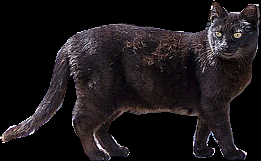
#> input picture data/cat_crops/gato1.png, 261 x 161 px, given as the content of the folder /home/pi/dataset/train/N/, which was not available
$ python create_synthetic_fg_bg.py
#> lines starting #> are read from the running program, lines starting #| are printed output that depends on the picture; after the words box and inside, x2 and y2 are one past the last pixel; in counts of white or black regions, pixels touching at a corner belong together; pictures that were not available may be replaced by others from this repository, and a replacement may not be noted
# -*- coding: utf-8 -*-
"""

@author: DVM
"""
import sys
import os
import cv2
import numpy as np
from random import randint, seed

import argparse
parser = argparse.ArgumentParser()
parser.add_argument("--N", type=int, help="Number of images to generate", action="store",
                    default = 240)
parser.add_argument("--folder_bg", help="Folder with Background images data", action="store",
                    default = '/home/pi/dataset/train/N/')
parser.add_argument("--folder_save", help="Folder to save background+foreground images", action="store",
                    default = '/home/pi/dataset/train/A/')
parser.add_argument("--folder_fg", help="Folder with Foreground images data", action="store",
                    default = '/home/pi/smart_camera_trap_research/data/cat_crops/')

args = parser.parse_args()

N = args.N
folder_fg = args.folder_fg

folder_bg = args.folder_bg
save_folder = args.folder_save

TAMANO = 3 # range 1,2,3,4 (descending size)


if not os.path.isdir(save_folder):
    os.makedirs(save_folder)
    print('Created folder {}'.format(save_folder))

files_fg = [os.path.join(folder_fg,f) for f in os.listdir(folder_fg)]
files_bg = [os.path.join(folder_bg,f) for f in os.listdir(folder_bg)]
files_bg.sort()

def get_random_image(filelist):
    r = np.random.randint(len(filelist))
    img = cv2.imread(filelist[r], cv2.IMREAD_UNCHANGED)
    print(" - Read image {}".format(filelist[r]))
    return img

def get_image_k(filelist,k):
#> called with k = 0
    img = cv2.imread(filelist[k], cv2.IMREAD_UNCHANGED)
#> img is the input picture: shape (161, 261, 4); mean B, G, R, A 24.8, 22.7, 27.3, 127.2
    print(" - Read image {}".format(filelist[k]))
    return img

# https://stackoverflow.com/questions/40895785/using-opencv-to-overlay-transparent-image-onto-another-image
def overlay_transparent(background, overlay, x, y):

    background_width = background.shape[1]
    background_height = background.shape[0]

    if x >= background_width or y >= background_height: # coordinates out of background
        return background

    h, w = overlay.shape[0], overlay.shape[1]

    if x + w > background_width: # out of background width
        w = background_width - x
        overlay = overlay[:, :w]

    if y + h > background_height:
        h = background_height - y
        overlay = overlay[:h]

    if overlay.shape[2] < 4: # no alpha channel
        overlay = np.concatenate(
            [
                overlay,
                np.ones((overlay.shape[0], overlay.shape[1], 1), dtype = overlay.dtype) * 255
            ],
            axis = 2,
        )

    overlay_image = overlay[..., :3] # image
    mask = overlay[..., 3:] / 255.0  # mask

    background[y:y+h, x:x+w] = (1.0 - mask) * background[y:y+h, x:x+w] + mask * overlay_image

    return background


#https://stackoverflow.com/questions/44650888/resize-an-image-without-distortion-opencv
def image_resize(image, width = None, height = None, inter = cv2.INTER_AREA):
    # initialize the dimensions of the image to be resized and
    # grab the image size
    dim = None
    (h, w) = image.shape[:2]

    # if both the width and height are None, then return the
    # original image
    if width is None and height is None:
        return image

    # check to see if the width is None
    if width is None:
        # calculate the ratio of the height and construct the
        # dimensions
        r = height / float(h)
        dim = (int(w * r), height)

    # otherwise, the height is None
    else:
        # calculate the ratio of the width and construct the
        # dimensions
        r = width / float(w)
        dim = (width, int(h * r))

    # resize the image
    resized = cv2.resize(image, dim, interpolation = inter)

    # return the resized image
    return resized


def change_size_fg(fg, bg_shape, angle=10, scale=1, shift_h=0, shift_w=0):
    '''
        - Resize fg according to 'bg_shape'. Then, scale fg a 'scale' ratio w.r.t. bg_shape.
        - Shift scaled fg (not exceed bg_shape)
        - Rotate 'angle' degrees
    '''
    H, W = bg_shape[:2]
    h, w = fg.shape[:2]
    if h > w:
        fg = image_resize(fg, None, H )
    else:
        fg = image_resize(fg, W, None)
    h, w = fg.shape[:2]

    #print(h,w,H,W); cv2.imshow("fg", fg); cv2.waitKey(00)

    FG = cv2.resize(fg,(int(w*scale),int(h*scale))) # Fisrt scaling, to keep fg in the center
    #cv2.imshow("FG scaled", FG); cv2.waitKey(00)

    # add borders to fg
    borderType = cv2.BORDER_CONSTANT
    if shift_h + h*scale > H: # not exceed image limits: fg completely contained in image
        shift_h = H - h*scale
    if shift_w + w*scale > W:
        shift_w = W - w*scale

    top =    max( int(shift_h ), 0)
    bottom = max(H-top-int(h*scale), 0)
    left =   max( int(shift_w ), 0)
    right =  max(W-left-int(w*scale), 0)
    #print(top,bottom,left,right)

    FG = cv2.copyMakeBorder(FG, top, bottom, left, right, borderType, None, 0)
    #FG = FG[:H,:W,...]

    FG = rotation(FG,angle,1.0) # rotation after adding borders to keep original fg shape
    FG = FG[:H, :W,...]

    return FG

def rotation(img, angle, scale):
    h, w = img.shape[:2]
    M = cv2.getRotationMatrix2D((h/2,w/2), angle, scale)
    if scale>1:
        dsize = (int(scale*w),int(scale*h))
    else:
        dsize= (w,h)
    rot_img = cv2.warpAffine(img, M, dsize)
    return rot_img

def brightness(img, scale):
    img_max = img.max()
    b = img
    b[:,:,:3] = b[:,:,:3]*scale  # do not scale alpha channel
    I = b>img_max      # out of range
    b[I] = img_max     # keep range [0,255]
    b = np.uint8(b)
    return b

def horizontal_flip(img):
    return cv2.flip(img,1)


# ----------------------------------------------------------
## MAIN CODE
# ----------------------------------------------------------
for k in range(N):

    #bg = get_random_image(files_bg)
    bg = get_image_k(files_bg, k%len(files_bg))
    fg = get_random_image(files_fg)
    #fg = get_image_k(files_fg,5)
    #fg_bgr = fg[:,:,:3]

    H,W = bg.shape[:2]
#> H = 161; W = 261

    # position and data augmentation parameters
    flip = randint(0,1)
    brig = randint(-40,40)/100.0 + 1
    angle   = randint(-10,10)
    shift_h = randint(int(0.0*H),int(H)) # not at the top
#> shift_h = 66
    shift_w = randint(0,int(W))
#> shift_w = 261
    s = randint(0,100)
    if TAMANO == 1:
        if s<85:        scale   = randint(15,50)/100.0
        elif s<95:      scale   = randint(50,100)/100.0
        else:           scale   = randint(100,150)/100.0;
    if TAMANO == 2:
        if s<85:        scale   = randint(15,30)/100.0
        elif s<95:      scale   = randint(30,50)/100.0
        else:           scale   = randint(50,100)/100.0;
    if TAMANO == 3:
        if s<85:        scale   = randint(10,20)/100.0
        elif s<95:      scale   = randint(20,50)/100.0
        else:           scale   = randint(50,100)/100.0;
    if TAMANO == 4:
        if s<85:        scale   = randint(5,15)/100.0
        elif s<95:      scale   = randint(15,40)/100.0
        else:           scale   = randint(40,60)/100.0;

    print("Shift=({},{}), angle={}º, scale={}, brightness={}, Flip={}".format(shift_h,shift_w,angle,scale,brig,bool(flip)))
#| Shift=(66,261), angle=-9º, scale=0.16, brightness=1.13, Flip=True

    if flip:
        fg = horizontal_flip(fg.copy())
#> in horizontal_flip, `return cv2.flip(img,1)`:
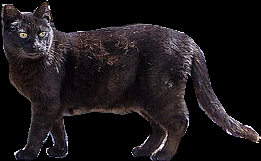
#> returned value: shape (161, 261, 4); mean of channels 0, 1, 2, 3 24.8, 22.7, 27.3, 127.2; drawn as B, G, R

    fg = change_size_fg(fg.copy(), bg.shape, angle, scale, shift_h,shift_w)
#> in change_size_fg, `FG = cv2.resize(fg,(int(w*scale),int(h*scale)))`:
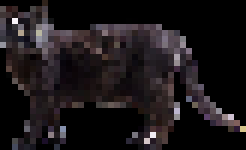
#> FG: shape (25, 41, 4) (shown 6 times larger); mean of channels 0, 1, 2, 3 24.8, 22.7, 27.2, 127.1; drawn as B, G, R
#> in change_size_fg, `FG = cv2.copyMakeBorder(FG, top, bottom, left, right, borderType, None..`:
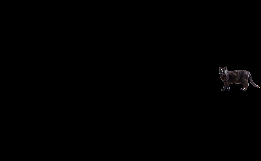
#> FG: shape (161, 261, 4); mean of channels 0, 1, 2, 3 0.6, 0.6, 0.7, 3.1; drawn as B, G, R
#> in rotation, `rot_img = cv2.warpAffine(img, M, dsize)`:
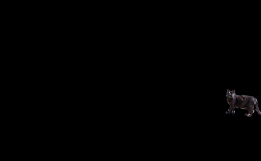
#> rot_img: shape (161, 261, 4); mean of channels 0, 1, 2, 3 0.6, 0.5, 0.6, 3.1; drawn as B, G, R
    fg = brightness(fg.copy(), 0.5)
#> in brightness, `img_max = img.max()`: img_max = 255
#> in brightness, `b[:,:,:3] = b[:,:,:3]*scale`:
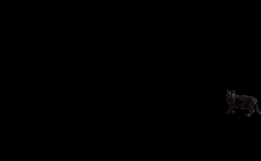
#> b: shape (161, 261, 4); 1.47% of pixels changed, all inside (x1, y1, x2, y2) = (225, 89, 261, 118); drawn as B, G, R
#> in brightness, `I = b>img_max`: I: shape (161, 261, 4) bool; every value is 0
    #cv2.imshow("full-size FG", fg); cv2.waitKey(00)

    added_image = overlay_transparent(bg.copy(),fg,0,0)
#> (the run stopped early here; a loop or call above may not have finished)

$ run again, on data/cat_crops/gato13.png
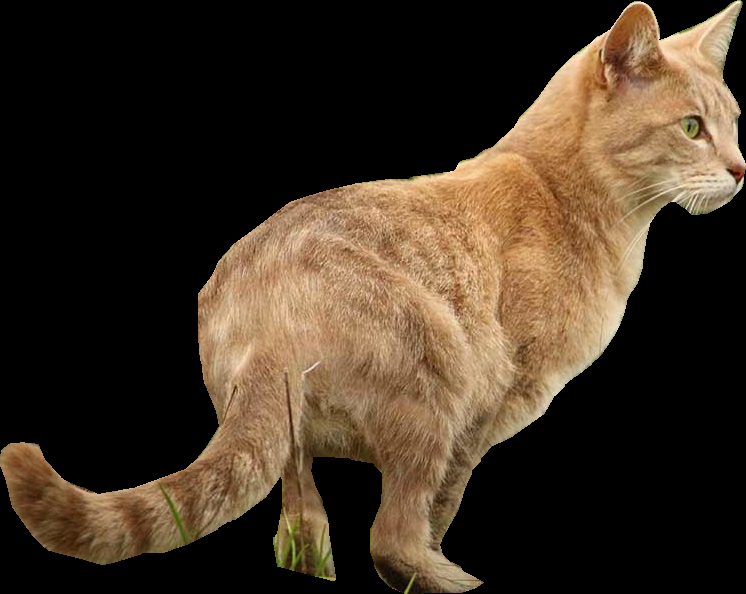
#> input picture data/cat_crops/gato13.png, 746 x 594 px, given as the content of the folder /home/pi/dataset/train/N/, which was not available
#> in get_image_k, img is the input picture: shape (594, 746, 4); mean B, G, R, A 36.3, 51.7, 66.2, 100.5
#| Shift=(265,523), angle=-9º, scale=0.16, brightness=1.13, Flip=True
#> in change_size_fg, `FG = cv2.copyMakeBorder(FG, top, bottom, left, right, borderType, None..`:
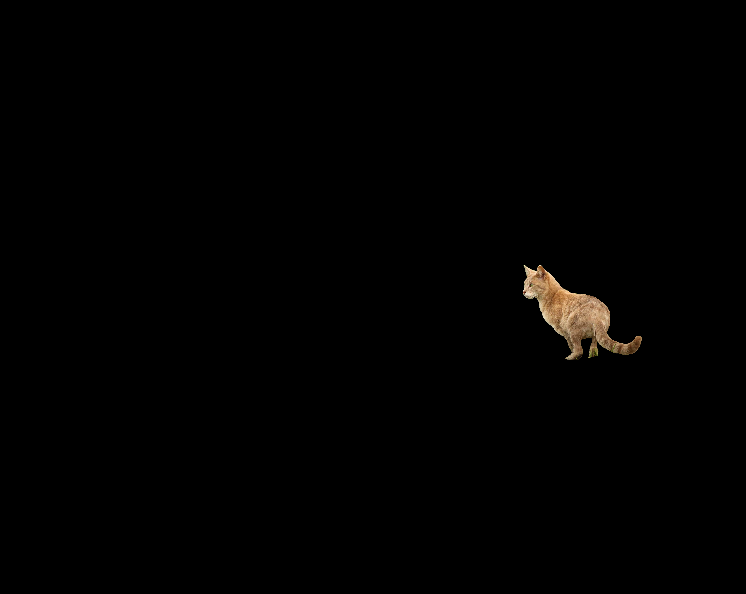
#> FG: shape (594, 746, 4); mean of channels 0, 1, 2, 3 0.9, 1.3, 1.7, 2.6; drawn as B, G, R
#> img_max = 255
#> in brightness, `b[:,:,:3] = b[:,:,:3]*scale`:
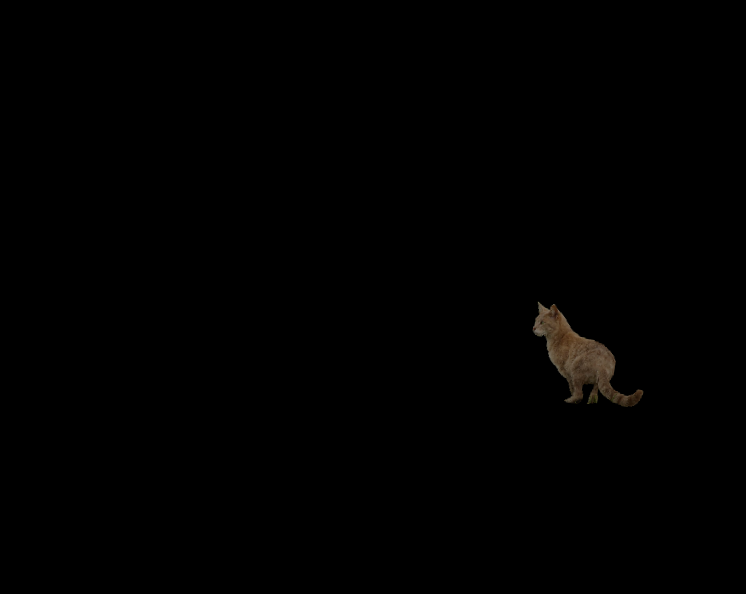
#> b: shape (594, 746, 4); mean of channels 0, 1, 2, 3 0.5, 0.7, 0.8, 2.6; drawn as B, G, R
#> I: shape (594, 746, 4) bool; every value is 0

$ run again, on data/cat_crops/gato15.png
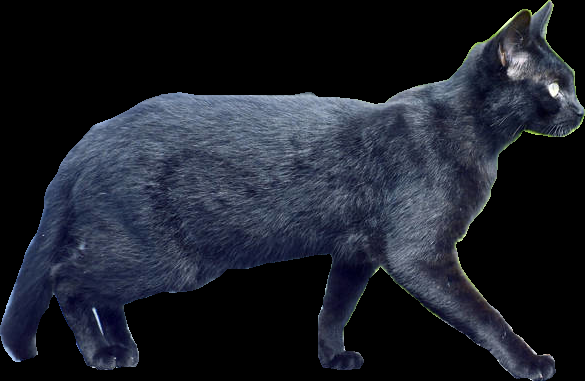
#> input picture data/cat_crops/gato15.png, 585 x 381 px, given as the content of the folder /home/pi/dataset/train/N/, which was not available
#> in get_image_k, img is the input picture: shape (381, 585, 4); mean B, G, R, A 42, 32.4, 28.6, 119.9
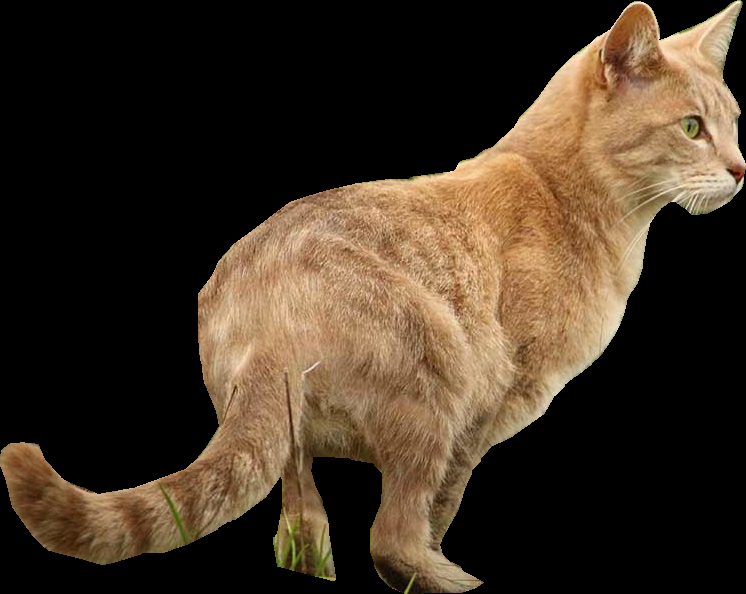
#> input picture data/cat_crops/gato13.png, 746 x 594 px, found by its file name
#> in get_random_image, img is the input picture: shape (594, 746, 4); mean B, G, R, A 36.3, 51.7, 66.2, 100.5
#| Shift=(132,523), angle=-9º, scale=0.16, brightness=1.13, Flip=True
#> img_max = 255
#> in brightness, `b[:,:,:3] = b[:,:,:3]*scale`:
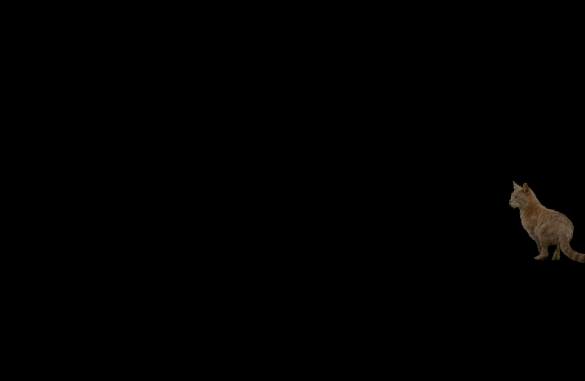
#> b: shape (381, 585, 4); mean of channels 0, 1, 2, 3 0.5, 0.8, 1, 3; drawn as B, G, R
#> I: shape (381, 585, 4) bool; every value is 0
